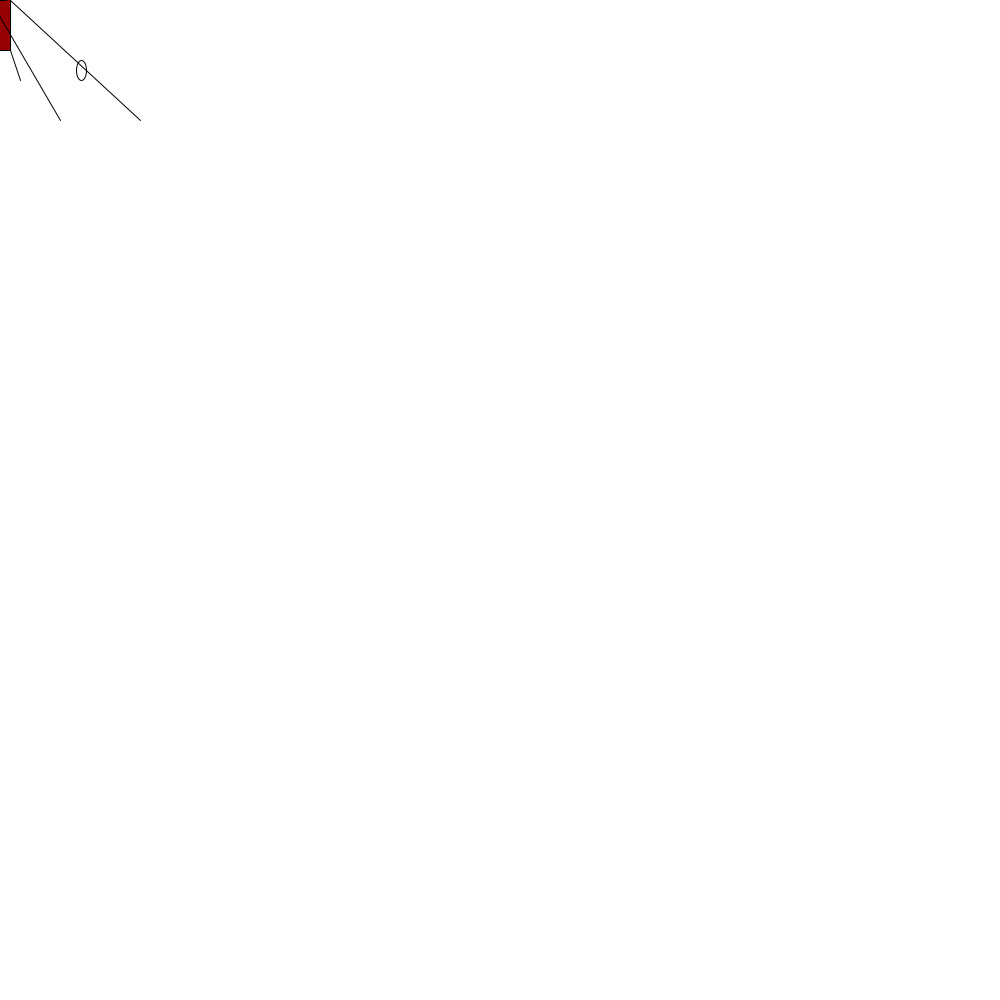
Frame 1 (no input)
Frame 60 (the mouse pressed at the canvas centre just before this capture): identical to frame 1, image omitted
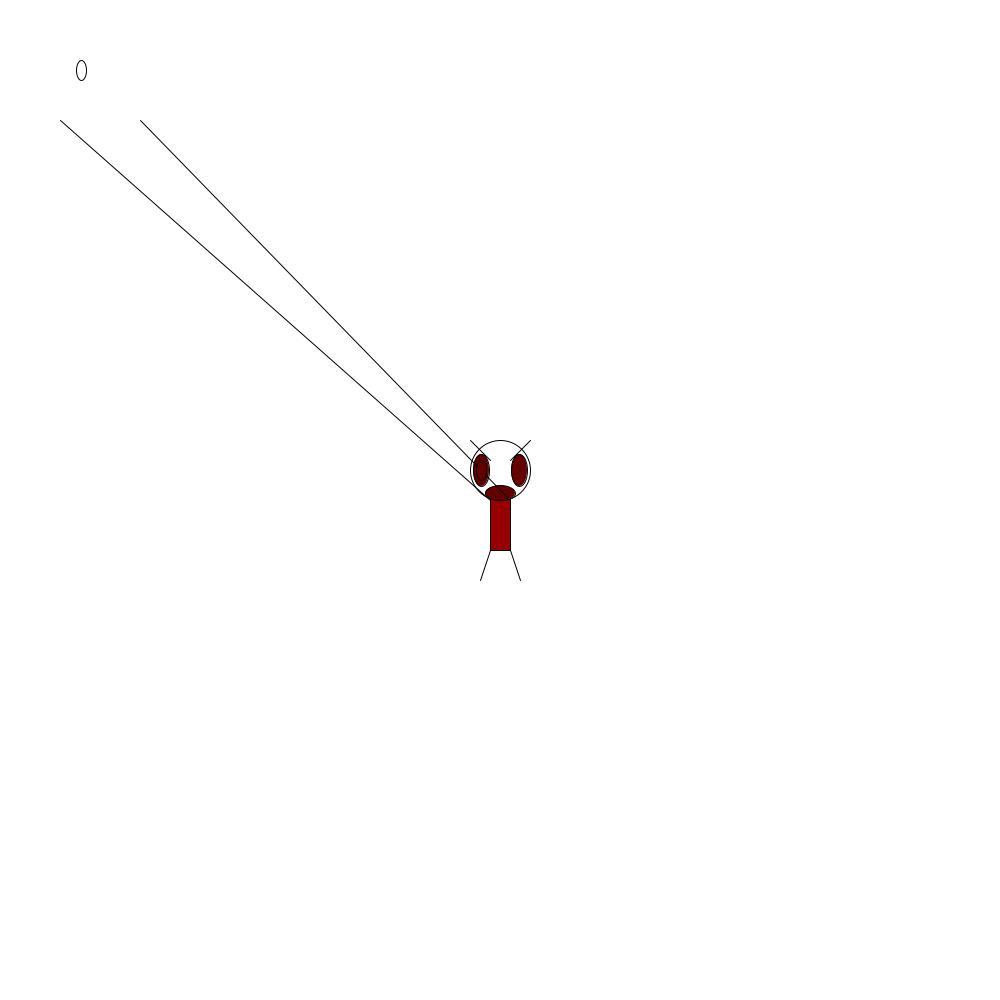
Frame 120 (the mouse held since frame 60 and released just before this capture)

The Processing sketch that drew these frames (run headless with seeded random() and noise(); from frame 60 on, the mouse is pressed at the canvas centre):

// Processing sketch: processing_122867
// ── processing_122867.pde

void setup() {
  size(1000, 1000);            //grootte van het document
}

void draw() {
  background(255);           //een witte achtergrond
  rectMode(CENTER);  
  ellipse(81, 70, 10, 20);
  fill(255);
  stroke(0);                 //zwarte omranding
  fill(150, 0, 0);                 //lichaamskleur
  rect(mouseX, mouseY, 20, 100);   //lichaam
  fill(255);                 //hoofdkleur
  ellipse(mouseX-19, mouseY-30, 10, 20);   //pupil links
  ellipse(mouseX, mouseY-30, 60, 60);  
  fill(100, 0, 0);                   //ogenkleur
  ellipse(mouseX-19,mouseY-30, 16, 32);   
  ellipse(mouseX+19,mouseY -30, 16, 32);  
  stroke(0);                  //zwarte omlijning

  line(mouseX -10, mouseY +50, mouseX -20,mouseY +80);    //arm links
  line(mouseX +10, mouseY +50, mouseX +20, mouseY +80);  //arm rechts
  line(mouseX -30, mouseY -60, mouseX -10, mouseY -40);      //boze wenkbrauwen
  line(mouseX +30, mouseY -60, mouseX +10, mouseY -40);    //boze wenkbrauwen
  ellipse(mouseX, mouseY-7, 30, 15);  //mond
  line(mouseX -10, mouseY, 60, 120);    //armen
  line(mouseX +10, mouseY, 140, 120);  //armen
  ellipse(mouseX -19,mouseY -30, 10, 20);
  fill(0);


  fill(0);

  fill(255);

}
